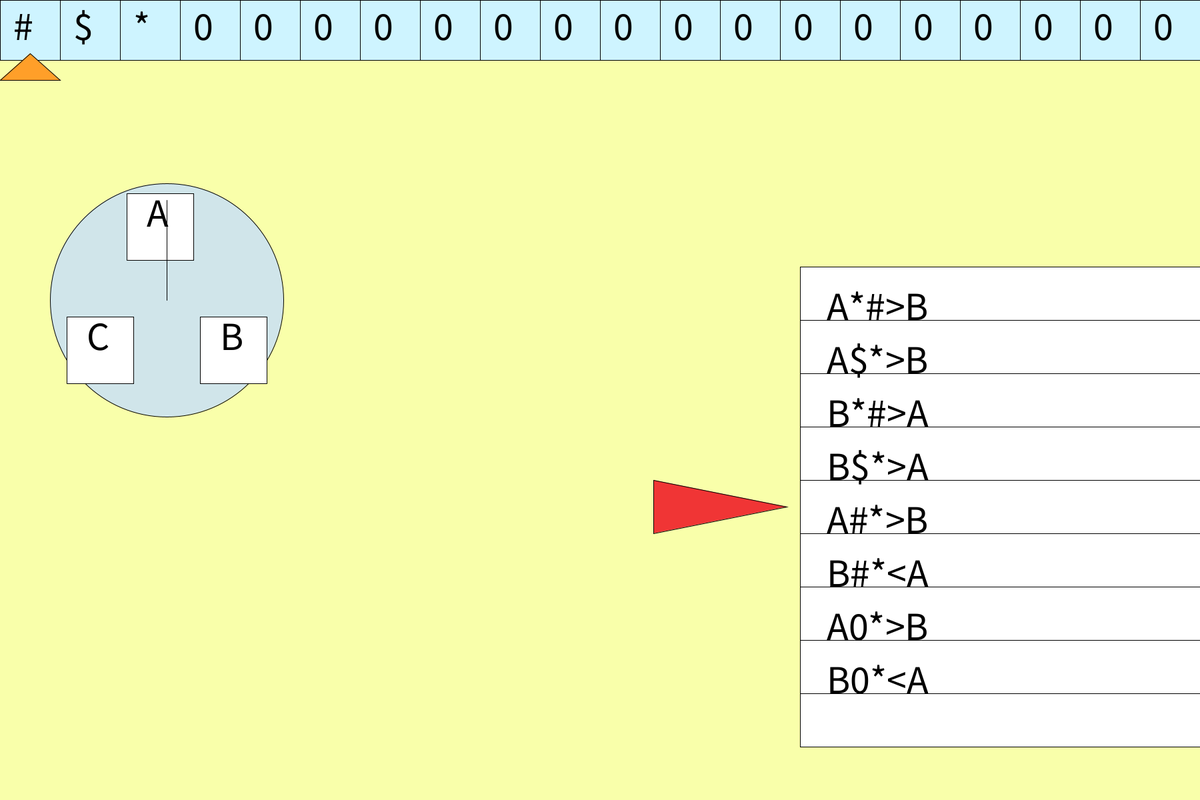
Frame 1 (no input)
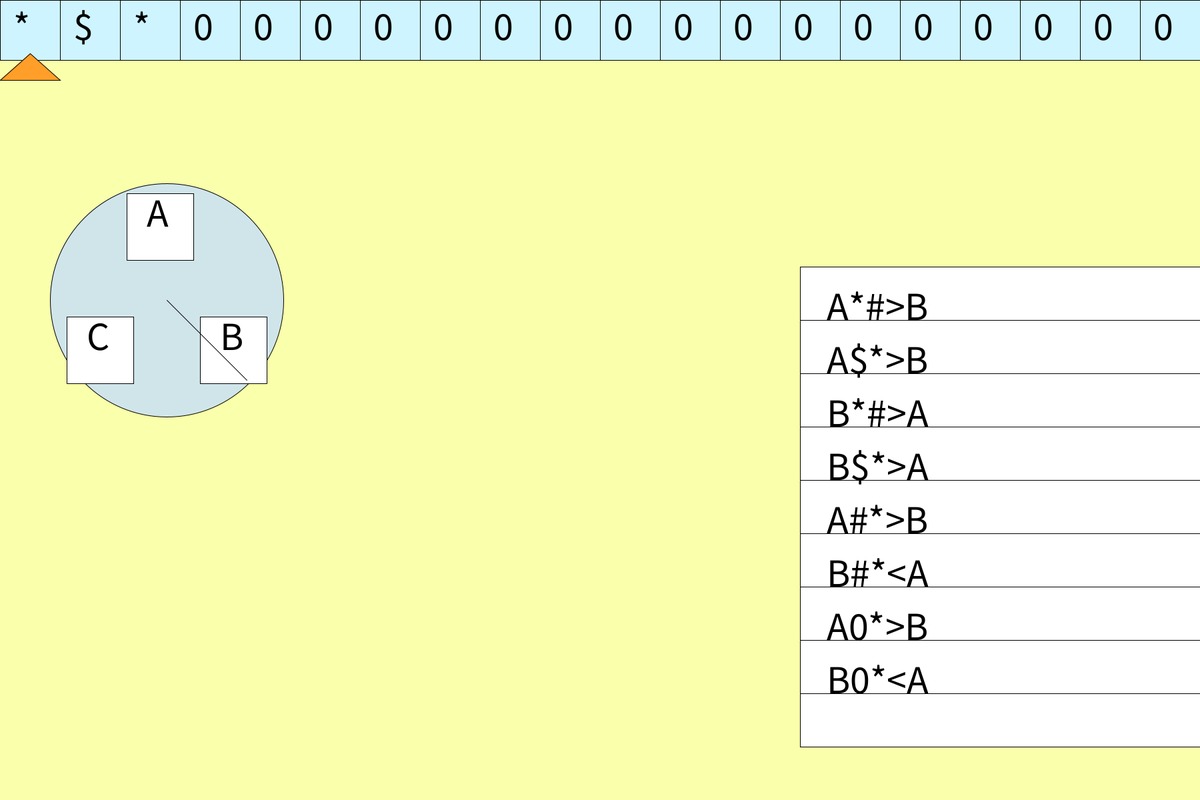
Frame 2 (the mouse pressed at the canvas centre, redrawn once)

The Processing sketch that drew these frames (run headless with seeded random() and noise(); the mouse was pressed at the canvas centre and the sketch redrawn once):

// Processing sketch: testing
// ── testing.pde
int nowtape = 0, newtape = 0;
int i, j = 2;
int flag = 0;
int hourValue = 0;
String gumin = "A*#>B A$*>B B*#>A B$*>A A#*>B B#*<A A0*>B B0*<A";
String[] guchick = split(gumin, " ");
String[] sym = {"#", "$", "*"};
String tape = "# $ * 0 0 0 0 0 0 0 0 0 0 0 0 0 0 0 0 0";
String[] ntape = split(tape, " ");
char [] cycle = {'A', 'B', 'C'};
int len = guchick.length;
boolean isequal;
String st = "";
boolean trimove = false;
int x1 = 0;
int x2 = 90;
int x3 = (x1+x2)/2;
int y12 = 120;
int y3 = 80;
int LR;
int nx1, nx2, nx3;
char ndir;
int ni;// for statusflag
int flag2 = 0;



void txting() {
  for (i=0; i<20; i++) {//this is for automatic tape writing system
    fill(#030202);
    text(ntape[i], 90*i+20, 60);
  }
  hourhand(hourValue);
}

void  statusFG(int ngk) {
  int x1, y1, x23, y2, y3;
  x1 = 1180;
  y1 = ngk*80+440;
  x23 = x1-200;
  y2 = y1-40;
  y3 = y1+40;
  // noStroke();
  fill(#F03535);
  triangle(x1, y1, x23, y2, x23, y3);
  //Stroke(1);
}

void hourhand(int hourValue)
{
  fill(0);
  switch(hourValue) {
  case 0: 
    line(250, 450, 250, 300); 
    break;
  case 1: 
    line(250, 450, 370, 570); 
    break;
  case 2: 
    line(250, 450, 100, 570); 
    break;
  }
}

void basic() {
  background(#F9FFAA);
  int i;
  for (i=0; i<1800; i+=90) {//squaretape
    fill(#CEF4FF);
    rect(i, 0, 90, 90);
  }
  fill(#D0E5EA);
  ellipse(250, 450, 350, 350);

  fill(255);//squarecyclebox
  rect(190, 290, 100, 100);//squareUp
  rect(300, 475, 100, 100);//squareLeft
  rect(100, 475, 100, 100);//squareRight

  fill(0);//squarebox's text
  text(cycle[0], 220, 340);//squareUp
  text(cycle[1], 330, 525);//squareLeft
  text(cycle[2], 130, 525);//squareRight

  fill(255);
  for (i=0; i<9; i++) {//for guchickpueo box 
    rect(1200, 400+i*80, 600, 80);
  } 

  fill(0);//for guchickpueo wiritng
  for (i=0; i<len; i++) {
    text(guchick[i], 1240, 480+i*80);
  }

  fill(255);
}

void setup() {
  size(1800, 1200);
  textSize(60);
  basic();
  //noLoop();// this program runs only you press the mouse
}

void draw() {
  basic();
  fill(#FF9F29);
  triangle(x1, y12, x2, y12, x3, y3);
  txting();
  //statusFG(ni);

  if (nowtape>=19) {
    return;
  }
  if (trimove == false) {
    flag2 = 0;
    // this program runs only you press the mouse
    for (i=0; i<len; i++) {

      String issame = "";
      st = "";
      st+=cycle[hourValue];
      st+=ntape[newtape];
      issame+=guchick[i].charAt(0);
      issame+=guchick[i].charAt(1);
      isequal = issame.equals(st);
      char dir = guchick[i].charAt(3);
      ndir = dir;
      char cyc = guchick[i].charAt(4);
      if (isequal&&flag2==0) {
        flag2 = 1;
        nowtape = newtape;

        ni = i;
        statusFG(ni);
        trimove = true;

        if (dir == '<') { 

          nx1 = nowtape*90;
          nx2 = nowtape*90+90;
          nx3 = (x1+x2)/2;
          y12 = 120;
          y3 = 80;
          newtape--;
          LR = -1;
        } else if (dir == '>') {

          nx1 = nowtape*90;
          nx2 = nowtape*90+90;
          nx3 = (x1+x2)/2;
          y12 = 120;
          y3 = 80;
          newtape++;
          LR = 1;
        }
        ntape[nowtape] = "";
        ntape[nowtape]+= guchick[i].charAt(2);
        if (cyc == 'A') hourValue = 0;
        else if (cyc == 'B') hourValue = 1;
        else if (cyc == 'C') hourValue = 2;
        println(dir, cyc, isequal);
        println(st, issame);
        println(i, "times");
      }
    }
    noLoop();
  } else if (trimove==true) {
    loop();
    if (LR==1) {//right
      x1++; 
      x2++;
      x3 = (x1+x2)/2;
    } else if (LR == -1) {
      x1--; 
      x2--;
      x3 = (x1+x2)/2;
    }
    if (LR==1&& x1>newtape*90) {

      trimove = false;
      delay(1000);
    } else if (LR == -1&&x1<(newtape)*90) {

      trimove = false;
      delay(1000);
    }
  }
}
void mousePressed() {
  redraw();
}
